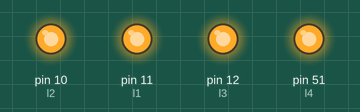
Recording of a sketch running on a simulated Arduino Mega 2560, built with avr-gcc and run on an emulated ATmega2560. Parts: output pins drawn as LEDs (lit = HIGH).

Above: at 0.12 s.
At 0.62 s:
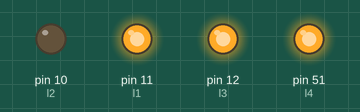
At 1.12 s:
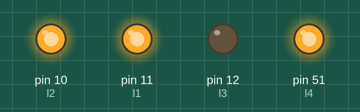
At 2.37 s:
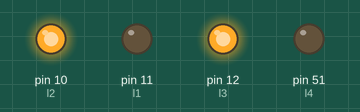
At 3.62 s:
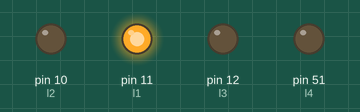
At 4.87 s:
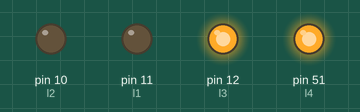
Timing chart, 0 to 5.2 s (numbered marks = the images above):
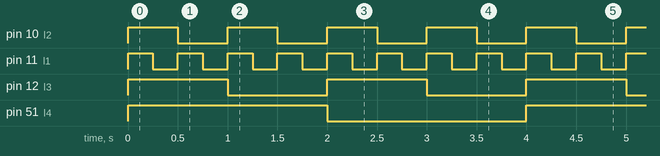

Measured:
- by itself, pin 10 (l2): alternates HIGH for 0.50 s and LOW for 0.50 s
- by itself, pin 11 (l1): alternates HIGH for 0.25 s and LOW for 0.25 s
- by itself, pin 12 (l3): alternates HIGH for 1.0 s and LOW for 1.0 s
- by itself, pin 51 (l4): alternates HIGH for 2.0 s and LOW for 2.0 s

The sketch:

Parpadeo4FrecuenciasArduino.ino
```cpp
int l1 = 11;
int l2 = 10;
int l3 = 12;
int l4 = 51;


void setup() {
  // put your setup code here, to run once:
  pinMode(l1, OUTPUT);
  pinMode(l2, OUTPUT);
  pinMode(l3, OUTPUT);
  pinMode(l4, OUTPUT);
  Serial.begin(9600);

}

void loop() {
  // put your main code here, to run repeatedly:
  digitalWrite(l1, HIGH);
  digitalWrite(l2, HIGH);
  digitalWrite(l3, HIGH);
  digitalWrite(l4, HIGH);

  delay(250);

  digitalWrite(l1, LOW);

  delay(250);

  digitalWrite(l1, HIGH);
  digitalWrite(l2, LOW);

  delay(250);

  digitalWrite(l1, LOW);

  delay(250);

  digitalWrite(l1, HIGH);
  digitalWrite(l2, HIGH);
  digitalWrite(l3, LOW);

  delay(250);

  digitalWrite(l1, LOW);

  delay(250);

  digitalWrite(l1, HIGH);
  digitalWrite(l2, LOW);

  delay(250);

  digitalWrite(l1, LOW);

  delay(250);

  digitalWrite(l1, HIGH);
  digitalWrite(l2, HIGH);
  digitalWrite(l3, HIGH);
  digitalWrite(l4, LOW);

  delay(250);

  digitalWrite(l1, LOW);

  delay(250);

  digitalWrite(l1, HIGH);
  digitalWrite(l2, LOW);

  delay(250);

  digitalWrite(l1, LOW);

  delay(250);

  digitalWrite(l1, HIGH);
  digitalWrite(l2, HIGH);
  digitalWrite(l3, LOW);

  delay(250);

  digitalWrite(l1, LOW);

  delay(250);

  digitalWrite(l1, HIGH);
  digitalWrite(l2, LOW);

  delay(250);

  digitalWrite(l1, LOW);

  delay(250);

}
```
